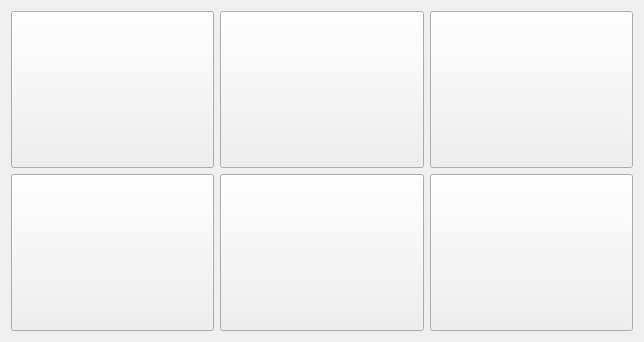
<?xml version="1.0" encoding="UTF-8"?>
<ui version="4.0">
 <class>UIDemo10</class>
 <widget class="QDialog" name="UIDemo10">
  <property name="geometry">
   <rect>
    <x>0</x>
    <y>0</y>
    <width>644</width>
    <height>342</height>
   </rect>
  </property>
  <property name="windowTitle">
   <string>Dialog</string>
  </property>
  <layout class="QGridLayout" name="gridLayout">
   <item row="0" column="0">
    <widget class="QToolButton" name="btn1">
     <property name="sizePolicy">
      <sizepolicy hsizetype="Expanding" vsizetype="Expanding">
       <horstretch>0</horstretch>
       <verstretch>0</verstretch>
      </sizepolicy>
     </property>
     <property name="styleSheet">
      <string notr="true"/>
     </property>
     <property name="text">
      <string/>
     </property>
     <property name="toolButtonStyle">
      <enum>Qt::ToolButtonTextUnderIcon</enum>
     </property>
    </widget>
   </item>
   <item row="0" column="1">
    <widget class="QToolButton" name="btn2">
     <property name="sizePolicy">
      <sizepolicy hsizetype="Expanding" vsizetype="Expanding">
       <horstretch>0</horstretch>
       <verstretch>0</verstretch>
      </sizepolicy>
     </property>
     <property name="styleSheet">
      <string notr="true"/>
     </property>
     <property name="text">
      <string/>
     </property>
     <property name="toolButtonStyle">
      <enum>Qt::ToolButtonTextUnderIcon</enum>
     </property>
    </widget>
   </item>
   <item row="0" column="2">
    <widget class="QToolButton" name="btn3">
     <property name="sizePolicy">
      <sizepolicy hsizetype="Expanding" vsizetype="Expanding">
       <horstretch>0</horstretch>
       <verstretch>0</verstretch>
      </sizepolicy>
     </property>
     <property name="styleSheet">
      <string notr="true"/>
     </property>
     <property name="text">
      <string/>
     </property>
     <property name="toolButtonStyle">
      <enum>Qt::ToolButtonTextUnderIcon</enum>
     </property>
    </widget>
   </item>
   <item row="1" column="0">
    <widget class="QToolButton" name="btn4">
     <property name="sizePolicy">
      <sizepolicy hsizetype="Expanding" vsizetype="Expanding">
       <horstretch>0</horstretch>
       <verstretch>0</verstretch>
      </sizepolicy>
     </property>
     <property name="styleSheet">
      <string notr="true"/>
     </property>
     <property name="text">
      <string/>
     </property>
     <property name="toolButtonStyle">
      <enum>Qt::ToolButtonTextUnderIcon</enum>
     </property>
    </widget>
   </item>
   <item row="1" column="1">
    <widget class="QToolButton" name="btn5">
     <property name="sizePolicy">
      <sizepolicy hsizetype="Expanding" vsizetype="Expanding">
       <horstretch>0</horstretch>
       <verstretch>0</verstretch>
      </sizepolicy>
     </property>
     <property name="styleSheet">
      <string notr="true"/>
     </property>
     <property name="text">
      <string/>
     </property>
     <property name="toolButtonStyle">
      <enum>Qt::ToolButtonTextUnderIcon</enum>
     </property>
    </widget>
   </item>
   <item row="1" column="2">
    <widget class="QToolButton" name="btn6">
     <property name="sizePolicy">
      <sizepolicy hsizetype="Expanding" vsizetype="Expanding">
       <horstretch>0</horstretch>
       <verstretch>0</verstretch>
      </sizepolicy>
     </property>
     <property name="styleSheet">
      <string notr="true"/>
     </property>
     <property name="text">
      <string/>
     </property>
     <property name="toolButtonStyle">
      <enum>Qt::ToolButtonTextUnderIcon</enum>
     </property>
    </widget>
   </item>
  </layout>
 </widget>
 <resources/>
 <connections/>
</ui>
